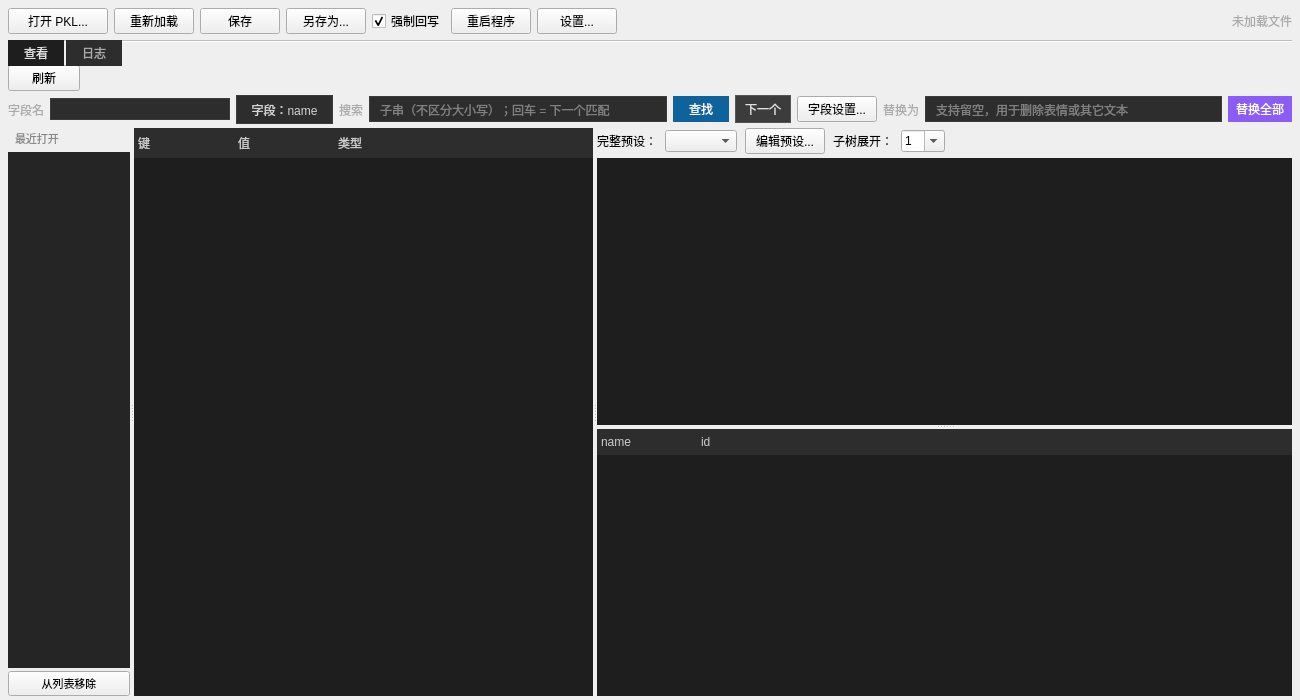
<?xml version="1.0" encoding="UTF-8"?>
<ui version="4.0">
 <class>view_pkl_tool_central</class>
 <widget class="QWidget" name="centralRoot">
  <property name="geometry">
   <rect>
    <x>0</x>
    <y>0</y>
    <width>1300</width>
    <height>700</height>
   </rect>
  </property>
  <layout class="QVBoxLayout" name="verticalLayout_root">
   <property name="spacing">
    <number>6</number>
   </property>
   <property name="leftMargin">
    <number>8</number>
   </property>
   <property name="topMargin">
    <number>8</number>
   </property>
   <property name="rightMargin">
    <number>8</number>
   </property>
   <property name="bottomMargin">
    <number>4</number>
   </property>
   <item>
    <layout class="QHBoxLayout" name="horizontalLayout_toolbar">
     <property name="spacing">
      <number>6</number>
     </property>
     <item>
      <widget class="QPushButton" name="openButton">
       <property name="minimumSize">
        <size>
         <width>100</width>
         <height>0</height>
        </size>
       </property>
       <property name="maximumSize">
        <size>
         <width>100</width>
         <height>16777215</height>
        </size>
       </property>
       <property name="text">
        <string>打开 PKL...</string>
       </property>
      </widget>
     </item>
     <item>
      <widget class="QPushButton" name="reloadButton">
       <property name="minimumSize">
        <size>
         <width>80</width>
         <height>0</height>
        </size>
       </property>
       <property name="maximumSize">
        <size>
         <width>80</width>
         <height>16777215</height>
        </size>
       </property>
       <property name="text">
        <string>重新加载</string>
       </property>
      </widget>
     </item>
     <item>
      <widget class="QPushButton" name="saveButton">
       <property name="text">
        <string>保存</string>
       </property>
       <property name="toolTip">
        <string>将当前替换结果保存回 PKL 文件</string>
       </property>
      </widget>
     </item>
     <item>
      <widget class="QPushButton" name="saveAsButton">
       <property name="text">
        <string>另存为...</string>
       </property>
       <property name="toolTip">
        <string>将当前数据另存为 PKL 或 Fory 文件</string>
       </property>
      </widget>
     </item>
     <item>
      <widget class="QCheckBox" name="forceWritebackCheck">
       <property name="text">
        <string>强制回写</string>
       </property>
       <property name="toolTip">
        <string>允许在兼容模式下替换并保存（高风险：可能破坏原始数据结构，建议只用“另存为”）</string>
       </property>
       <property name="checked">
        <bool>true</bool>
       </property>
      </widget>
     </item>
     <item>
      <widget class="QPushButton" name="restartButton">
       <property name="text">
        <string>重启程序</string>
       </property>
       <property name="toolTip">
        <string>重新拉起当前程序并退出（用于热更新 UI/代码）</string>
       </property>
      </widget>
     </item>
     <item>
      <widget class="QPushButton" name="settingsButton">
       <property name="text">
        <string>设置...</string>
       </property>
       <property name="toolTip">
        <string>设置历史记录、完整预设、字段设置、日志等文件位置</string>
       </property>
      </widget>
     </item>
     <item>
      <spacer name="horizontalSpacer_toolbar">
       <property name="orientation">
        <enum>Qt::Horizontal</enum>
       </property>
       <property name="sizeHint" stdset="0">
        <size>
         <width>40</width>
         <height>20</height>
        </size>
       </property>
      </spacer>
     </item>
     <item>
      <widget class="QLabel" name="pathLabel">
       <property name="text">
        <string>未加载文件</string>
       </property>
       <property name="styleSheet">
        <string notr="true">color: #aaa; font-size: 12px;</string>
       </property>
      </widget>
     </item>
    </layout>
   </item>
   <item>
    <widget class="QTabWidget" name="mainTabs">
     <property name="styleSheet">
      <string notr="true">QTabWidget::pane { border: none; top: -1px; } QTabBar::tab { background: #2d2d2d; color: #aaa; padding: 6px 16px; margin-right: 2px; } QTabBar::tab:selected { background: #1e1e1e; color: #e0e0e0; } QTabBar::tab:hover { background: #353535; color: #ccc; }</string>
     </property>
     <property name="documentMode">
      <bool>true</bool>
     </property>
     <property name="currentIndex">
      <number>0</number>
     </property>
     <widget class="QWidget" name="browseTab">
      <attribute name="title">
       <string>查看</string>
      </attribute>
      <layout class="QVBoxLayout" name="verticalLayout_browse">
       <property name="spacing">
        <number>4</number>
       </property>
       <property name="leftMargin">
        <number>0</number>
       </property>
       <property name="topMargin">
        <number>0</number>
       </property>
       <property name="rightMargin">
        <number>0</number>
       </property>
       <property name="bottomMargin">
        <number>0</number>
       </property>
       <item>
        <layout class="QHBoxLayout" name="horizontalLayout_refresh">
         <item>
          <widget class="QPushButton" name="refreshMetaButton">
           <property name="minimumSize">
            <size>
             <width>72</width>
             <height>0</height>
            </size>
           </property>
           <property name="maximumSize">
            <size>
             <width>72</width>
             <height>16777215</height>
            </size>
           </property>
           <property name="toolTip">
            <string>重新读取运行日志，并更新「最近打开」中的文件大小与修改时间</string>
           </property>
           <property name="text">
            <string>刷新</string>
           </property>
          </widget>
         </item>
         <item>
          <spacer name="horizontalSpacer_refresh">
           <property name="orientation">
            <enum>Qt::Horizontal</enum>
           </property>
           <property name="sizeHint" stdset="0">
            <size>
             <width>40</width>
             <height>20</height>
            </size>
           </property>
          </spacer>
         </item>
        </layout>
       </item>
       <item>
        <layout class="QHBoxLayout" name="horizontalLayout_search">
         <property name="spacing">
          <number>6</number>
         </property>
         <item>
          <widget class="QLabel" name="label_field">
           <property name="text">
            <string>字段名</string>
           </property>
           <property name="styleSheet">
            <string notr="true">color: #aaa; font-size: 12px;</string>
           </property>
          </widget>
         </item>
         <item>
          <widget class="QComboBox" name="searchFieldCombo">
           <property name="minimumSize">
            <size>
             <width>180</width>
             <height>0</height>
            </size>
           </property>
           <property name="toolTip">
            <string>字段名来自整棵对象（后台收集）与已展开树节点；默认优先选择「name」。查找在后台遍历全部子节点（含未展开），匹配后自动定位到树中对应项。</string>
           </property>
           <property name="styleSheet">
            <string notr="true">QComboBox { background: #2d2d2d; color: #d4d4d4; padding: 2px 8px; border: 1px solid #3c3c3c; } QComboBox::drop-down { border: none; }</string>
           </property>
          </widget>
         </item>
         <item>
          <widget class="QToolButton" name="searchFieldButton">
           <property name="text">
            <string>字段：name</string>
           </property>
           <property name="toolTip">
            <string>选择要匹配的字段名（可多选）；勾选【全部字段】表示不限制字段</string>
           </property>
           <property name="popupMode">
            <enum>QToolButton::InstantPopup</enum>
           </property>
           <property name="styleSheet">
            <string notr="true">QToolButton { background: #2d2d2d; color: #d4d4d4; padding: 3px 10px; border: 1px solid #3c3c3c; } QToolButton:hover { background: #353535; } QToolButton:pressed { background: #3f3f3f; }</string>
           </property>
          </widget>
         </item>
         <item>
          <widget class="QLabel" name="label_search">
           <property name="text">
            <string>搜索</string>
           </property>
           <property name="styleSheet">
            <string notr="true">color: #aaa; font-size: 12px;</string>
           </property>
          </widget>
         </item>
         <item>
          <widget class="QLineEdit" name="searchLine">
           <property name="placeholderText">
            <string>子串（不区分大小写）；回车 = 下一个匹配</string>
           </property>
           <property name="styleSheet">
            <string notr="true">QLineEdit { background: #2d2d2d; color: #d4d4d4; border: 1px solid #3c3c3c; padding: 4px 8px; }</string>
           </property>
          </widget>
         </item>
         <item>
          <widget class="QPushButton" name="searchButton">
           <property name="minimumSize">
            <size>
             <width>56</width>
             <height>0</height>
            </size>
           </property>
           <property name="maximumSize">
            <size>
             <width>56</width>
             <height>16777215</height>
            </size>
           </property>
           <property name="styleSheet">
            <string notr="true">QPushButton { background: #0e639c; color: #fff; padding: 4px 8px; border: none; } QPushButton:hover { background: #1177bb; }</string>
           </property>
           <property name="text">
            <string>查找</string>
           </property>
          </widget>
         </item>
         <item>
          <widget class="QPushButton" name="searchNextButton">
           <property name="minimumSize">
            <size>
             <width>56</width>
             <height>0</height>
            </size>
           </property>
           <property name="maximumSize">
            <size>
             <width>56</width>
             <height>16777215</height>
            </size>
           </property>
           <property name="styleSheet">
            <string notr="true">QPushButton { background: #3c3c3c; color: #e0e0e0; padding: 4px 8px; border: 1px solid #555; } QPushButton:hover { background: #4a4a4a; }</string>
           </property>
           <property name="text">
            <string>下一个</string>
           </property>
          </widget>
         </item>
         <item>
          <widget class="QPushButton" name="searchFieldsButton">
           <property name="text">
            <string>字段设置...</string>
           </property>
           <property name="toolTip">
            <string>设置字段名下拉框中的自定义枚举值</string>
           </property>
          </widget>
         </item>
         <item>
          <widget class="QLabel" name="replaceLabel">
           <property name="text">
            <string>替换为</string>
           </property>
           <property name="styleSheet">
            <string notr="true">color: #aaa; font-size: 12px;</string>
           </property>
          </widget>
         </item>
         <item>
          <widget class="QLineEdit" name="replaceLine">
           <property name="placeholderText">
            <string>支持留空，用于删除表情或其它文本</string>
           </property>
           <property name="styleSheet">
            <string notr="true">QLineEdit { background: #2d2d2d; color: #d4d4d4; border: 1px solid #3c3c3c; padding: 4px 8px; }</string>
           </property>
          </widget>
         </item>
         <item>
          <widget class="QPushButton" name="replaceButton">
           <property name="text">
            <string>替换全部</string>
           </property>
           <property name="styleSheet">
            <string notr="true">QPushButton { background: #8b5cf6; color: #fff; padding: 4px 8px; border: none; } QPushButton:hover:enabled { background: #9d72ff; } QPushButton:pressed:enabled { background: #7447d6; } QPushButton:disabled { background: #4d3d70; color: #b9abd9; }</string>
           </property>
          </widget>
         </item>
        </layout>
       </item>
       <item>
        <widget class="QSplitter" name="mainSplitter">
         <property name="orientation">
          <enum>Qt::Horizontal</enum>
         </property>
         <property name="childrenCollapsible">
          <bool>false</bool>
         </property>
         <widget class="QWidget" name="historyColumn">
          <layout class="QVBoxLayout" name="verticalLayout_historyColumn">
           <property name="spacing">
            <number>3</number>
           </property>
           <property name="leftMargin">
            <number>0</number>
           </property>
           <property name="topMargin">
            <number>0</number>
           </property>
           <property name="rightMargin">
            <number>0</number>
           </property>
           <property name="bottomMargin">
            <number>0</number>
           </property>
           <item>
            <widget class="QLabel" name="historySectionLabel">
             <property name="text">
              <string>最近打开</string>
             </property>
             <property name="styleSheet">
              <string notr="true">color: #888; font-size: 11px; padding: 2px 4px;</string>
             </property>
            </widget>
           </item>
           <item>
            <widget class="QScrollArea" name="historyScroll">
             <property name="frameShape">
              <enum>QFrame::NoFrame</enum>
             </property>
             <property name="horizontalScrollBarPolicy">
              <enum>Qt::ScrollBarAlwaysOff</enum>
             </property>
             <property name="widgetResizable">
              <bool>true</bool>
             </property>
             <property name="styleSheet">
              <string notr="true">QScrollArea { background: #252526; border: none; }</string>
             </property>
             <widget class="QWidget" name="historyInner">
              <property name="styleSheet">
               <string notr="true">background: #252526;</string>
              </property>
              <layout class="QVBoxLayout" name="verticalLayout_historyInner">
               <property name="spacing">
                <number>0</number>
               </property>
               <property name="leftMargin">
                <number>1</number>
               </property>
               <property name="topMargin">
                <number>1</number>
               </property>
               <property name="rightMargin">
                <number>1</number>
               </property>
               <property name="bottomMargin">
                <number>1</number>
               </property>
              </layout>
             </widget>
            </widget>
           </item>
           <item>
            <widget class="QPushButton" name="removeFromListButton">
             <property name="styleSheet">
              <string notr="true">font-size: 11px; padding: 3px;</string>
             </property>
             <property name="text">
              <string>从列表移除</string>
             </property>
            </widget>
           </item>
          </layout>
         </widget>
         <widget class="QTreeWidget" name="treeWidget">
          <property name="alternatingRowColors">
           <bool>true</bool>
          </property>
          <property name="uniformRowHeights">
           <bool>true</bool>
          </property>
          <property name="styleSheet">
           <string notr="true">QTreeWidget { background: #1e1e1e; color: #d4d4d4; border: none; font-size: 13px; } QTreeWidget::item:selected { background: #264f78; } QHeaderView::section { background: #2d2d2d; color: #ccc; padding: 4px; border: none; }</string>
          </property>
          <column>
           <property name="text">
            <string>键</string>
           </property>
          </column>
          <column>
           <property name="text">
            <string>值</string>
           </property>
          </column>
          <column>
           <property name="text">
            <string>类型</string>
           </property>
          </column>
         </widget>
        <widget class="QWidget" name="detailWrap">
         <layout class="QVBoxLayout" name="verticalLayout_detailWrap">
          <property name="spacing">
           <number>4</number>
          </property>
          <property name="leftMargin">
           <number>0</number>
          </property>
          <property name="topMargin">
           <number>0</number>
          </property>
          <property name="rightMargin">
           <number>0</number>
          </property>
          <property name="bottomMargin">
           <number>0</number>
          </property>
          <item>
           <layout class="QHBoxLayout" name="horizontalLayout_detailToolbar">
            <property name="spacing">
             <number>8</number>
            </property>
            <item>
             <widget class="QLabel" name="detailPresetLabel">
              <property name="text">
               <string>完整预设：</string>
              </property>
             </widget>
            </item>
            <item>
             <widget class="QComboBox" name="detailPresetCombo"/>
            </item>
            <item>
             <widget class="QPushButton" name="editPresetButton">
              <property name="text">
               <string>编辑预设...</string>
              </property>
             </widget>
            </item>
            <item>
             <widget class="QLabel" name="subtreeLevelLabel">
              <property name="text">
               <string>子树展开：</string>
              </property>
             </widget>
            </item>
            <item>
             <widget class="QComboBox" name="subtreeLevelCombo">
              <property name="editable">
               <bool>true</bool>
              </property>
              <property name="toolTip">
               <string>只控制展开到第几级，例如 3 / 5 / 12</string>
              </property>
              <item>
               <property name="text">
                <string>1</string>
               </property>
              </item>
              <item>
               <property name="text">
                <string>2</string>
               </property>
              </item>
              <item>
               <property name="text">
                <string>3</string>
               </property>
              </item>
              <item>
               <property name="text">
                <string>4</string>
               </property>
              </item>
              <item>
               <property name="text">
                <string>5</string>
               </property>
              </item>
              <item>
               <property name="text">
                <string>6</string>
               </property>
              </item>
              <item>
               <property name="text">
                <string>8</string>
               </property>
              </item>
              <item>
               <property name="text">
                <string>10</string>
               </property>
              </item>
              <item>
               <property name="text">
                <string>12</string>
               </property>
              </item>
              <item>
               <property name="text">
                <string>15</string>
               </property>
              </item>
              <item>
               <property name="text">
                <string>20</string>
               </property>
              </item>
             </widget>
            </item>
            <item>
             <spacer name="horizontalSpacer_detailToolbar">
              <property name="orientation">
               <enum>Qt::Horizontal</enum>
              </property>
              <property name="sizeHint" stdset="0">
               <size>
                <width>40</width>
                <height>20</height>
               </size>
              </property>
             </spacer>
            </item>
           </layout>
          </item>
          <item>
           <widget class="QSplitter" name="detailVerticalSplitter">
            <property name="orientation">
             <enum>Qt::Vertical</enum>
            </property>
            <property name="childrenCollapsible">
             <bool>false</bool>
            </property>
            <widget class="QTextEdit" name="detailText">
             <property name="readOnly">
              <bool>true</bool>
             </property>
             <property name="styleSheet">
              <string notr="true">background: #1e1e1e; color: #ce9178; border: none; padding: 6px;</string>
             </property>
            </widget>
            <widget class="QTreeWidget" name="detailTreeWidget">
             <property name="alternatingRowColors">
              <bool>true</bool>
             </property>
             <property name="uniformRowHeights">
              <bool>true</bool>
             </property>
             <property name="styleSheet">
              <string notr="true">QTreeWidget { background: #1e1e1e; color: #d4d4d4; border: none; font-size: 13px; } QTreeWidget::item:selected { background: #264f78; } QHeaderView::section { background: #2d2d2d; color: #ccc; padding: 4px; border: none; }</string>
             </property>
             <column>
              <property name="text">
               <string>name</string>
              </property>
             </column>
             <column>
              <property name="text">
               <string>id</string>
              </property>
             </column>
            </widget>
           </widget>
          </item>
         </layout>
        </widget>
        </widget>
       </item>
      </layout>
     </widget>
     <widget class="QWidget" name="logTab">
      <attribute name="title">
       <string>日志</string>
      </attribute>
      <layout class="QVBoxLayout" name="verticalLayout_log">
       <property name="spacing">
        <number>4</number>
       </property>
       <property name="leftMargin">
        <number>0</number>
       </property>
       <property name="topMargin">
        <number>4</number>
       </property>
       <property name="rightMargin">
        <number>0</number>
       </property>
       <property name="bottomMargin">
        <number>0</number>
       </property>
       <item>
        <widget class="QLabel" name="logHintLabel">
         <property name="text">
          <string>日志文件：</string>
         </property>
         <property name="wordWrap">
          <bool>true</bool>
         </property>
         <property name="styleSheet">
          <string notr="true">color: #666; font-size: 10px; padding: 2px 4px;</string>
         </property>
        </widget>
       </item>
       <item>
        <widget class="QTextEdit" name="logView">
         <property name="readOnly">
          <bool>true</bool>
         </property>
         <property name="styleSheet">
          <string notr="true">background: #1e1e1e; color: #b5cea8; border: none; padding: 6px;</string>
         </property>
        </widget>
       </item>
      </layout>
     </widget>
    </widget>
   </item>
  </layout>
 </widget>
 <resources/>
 <connections/>
</ui>
